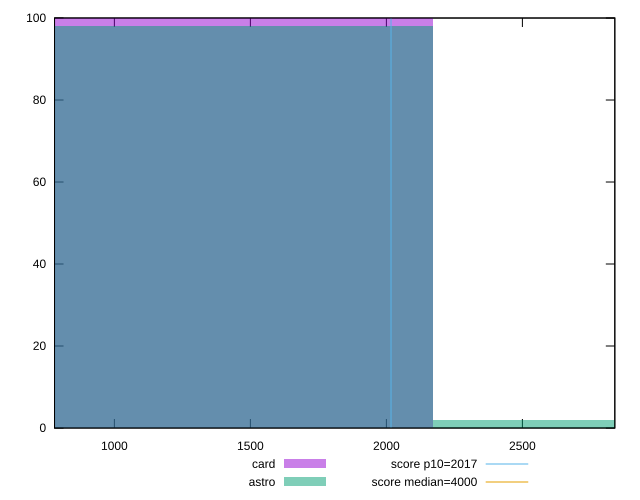

This chart was generated by the following gnuplot code:
reset

$card <<EOF
1447.4322033130827 100
EOF

$astro <<EOF
2894.8644066261654 2
1447.4322033130827 98
EOF

set key outside below
set boxwidth 1447.4322033130827
set xrange [780.0080000000008:2839.7959999999975]
set yrange [0:100]
set trange [0:100]
set style fill transparent solid 0.5 noborder

set parametric
set terminal svg size 640, 500 enhanced background rgb 'white'
set output "reports/report_00031_2021-02-24T23-18-18.084Z/mainthread-work-breakdown/comparison/histogram/2_vs_3.svg"

plot $card title "card" with boxes, \
     $astro title "astro" with boxes, \
     2017,t title "score p10=2017", \
     4000,t title "score median=4000"

reset
